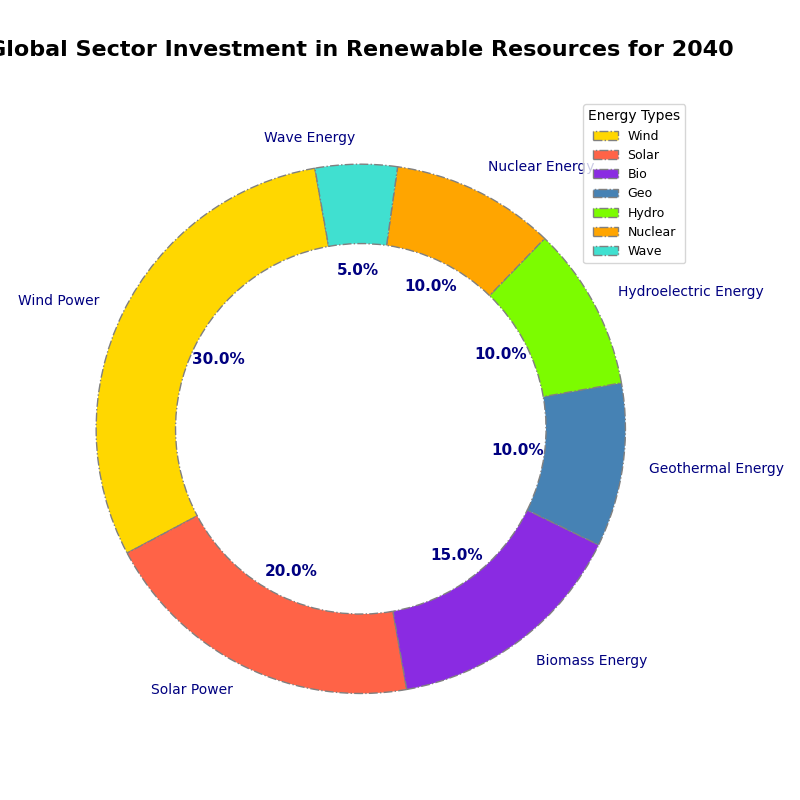

This chart was generated by the following Python code:
import matplotlib.pyplot as plt

sectors = ['Wind Power', 'Solar Power', 'Biomass Energy', 'Geothermal Energy', 'Hydroelectric Energy', 'Nuclear Energy', 'Wave Energy']
investment_distribution = [30, 20, 15, 10, 10, 10, 5]

colors = ['#FFD700', '#FF6347', '#8A2BE2', '#4682B4', '#7CFC00', '#FFA500', '#40E0D0']
linestyles = ['-', '--', '-.', ':', '-.', '--', '-.']

fig, ax = plt.subplots(figsize=(8, 8))
wedges, texts, autotexts = ax.pie(
    investment_distribution,
    labels=sectors,
    autopct='%1.1f%%',
    startangle=100,
    colors=colors,
    wedgeprops=dict(width=0.3, edgecolor='grey', linestyle=linestyles[2]),
    textprops=dict(color="navy")
)

plt.setp(autotexts, size=11, weight="heavy")

ax.set_title('Global Sector Investment in Renewable Resources for 2040', fontsize=16, fontweight='heavy', pad=30)

ax.legend(wedges, ['Wind', 'Solar', 'Bio', 'Geo', 'Hydro', 'Nuclear', 'Wave'], title="Energy Types", loc="upper right", fontsize=9, markerscale=1.5)

ax.grid(visible=True, linestyle=linestyles[1], linewidth=0.7, color='grey')
plt.gca().spines['top'].set_color('orange')
plt.gca().spines['right'].set_color('orange')

plt.tight_layout()
plt.show()
